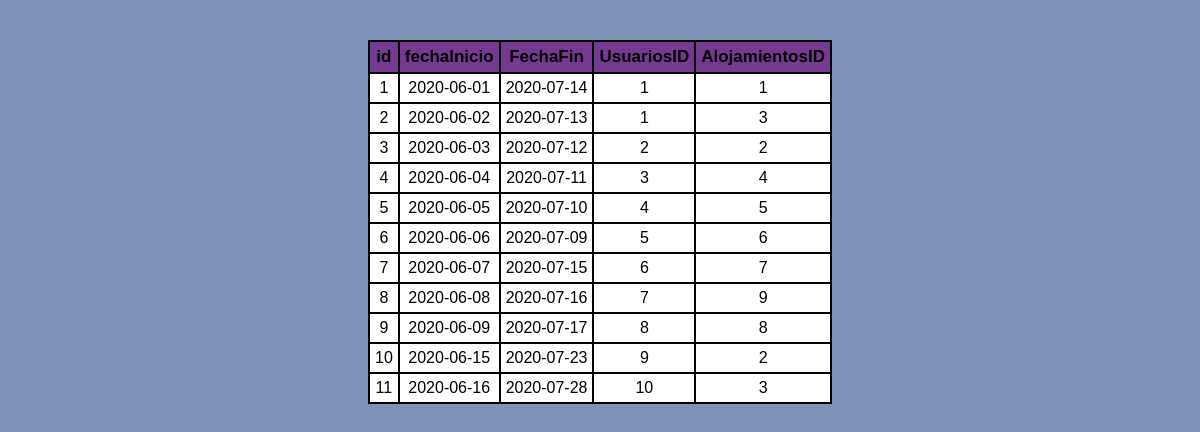
/reservas/index.php, run on the app's committed database.
### tables this page shows
CREATE TABLE IF NOT EXISTS reservas (
 id int NOT NULL AUTO_INCREMENT,
 fechaInicio DATE NOT NULL,
 fechaFin DATE NOT NULL,
 usuarios_id INT NOT NULL,
 alojamientos_id INT NOT NULL,
 PRIMARY KEY (id),
 CONSTRAINT FOREIGN KEY (usuarios_id) REFERENCES usuarios(id),
 CONSTRAINT FOREIGN KEY (alojamientos_id) REFERENCES alojamientos(id)
);

### Database/Database.php (called while the page is built, shortened)
<?php
class Database
{
    public static function conectar()
    {
        $driver = 'mysql';
        $host = 'localhost';
        $port = '3306';
        $user = 'pfcAdmin';
        $password = '1234';
        $db = 'agencia';
        $dsn = "$driver:dbname=$db;host=$host;port=$port";
        try {
            $gbd = new PDO($dsn, $user, $password);
        } catch (PDOException $e) {
            echo 'Falló la conexión: ' . $e->getMessage();
        }
        return $gbd;
    }
    public static function getAllReservas()
    {
        $sql = "SELECT * FROM reservas";
        return self::conectar()->query($sql);
    }
}
?>

### reservas/index.php (the view, shortened to what this page needs)
<?php
    require_once("../Database/Database.php");
    $resultado=Database::getAllReservas();
?>
<!DOCTYPE html>
<html lang="en">
<head>
    <link rel="stylesheet" href="../style.css">
</head>
<body>
<table class="tabla">
<thead class="cabecera">
                <th>id</th>
                <th>fechaInicio</th>
                <th>FechaFin</th>
                <th>UsuariosID</th>
                <th>AlojamientosID</th>
        </thead>
        <tbody class= "contenido">
            <?php
            foreach ($resultado as $fila){
                echo "<tr>";
                for($i = 0; $i< 5 ; $i++){
                    echo "<td>". $fila[$i] . "</td>";
                }
                echo "</tr>";
            }
            ?>
            </tbody>
    </table>
</body>
</html>

### style.css (style rules this page uses)
body { background-color: rgb(127, 147, 185); display: flex; align-items: center; margin: 40px; align-content: center; justify-content: center; font-family: sans-serif; }
.tabla { border: 2px solid rgb(0, 0, 0); border-collapse: collapse; }
.cabecera { text-align: center; border: 2px solid rgb(0, 0, 0); background-color: rgb(117, 58, 144); font-size: 17px; }
.contenido { text-align: center; border: 2px solid rgb(0, 0, 0); background-color: white; }
th, tr, td { padding: 5px; border: 2px solid rgb(0, 0, 0); }

### data on the page
reservas: id "1", fechaInicio "2020-06-01", fechaFin "2020-07-14", usuarios "1", alojamientos "1"
reservas: id "2", fechaInicio "2020-06-02", fechaFin "2020-07-13", usuarios "1", alojamientos "3"
reservas: id "3", fechaInicio "2020-06-03", fechaFin "2020-07-12", usuarios "2", alojamientos "2"
reservas: id "4", fechaInicio "2020-06-04", fechaFin "2020-07-11", usuarios "3", alojamientos "4"
reservas: id "5", fechaInicio "2020-06-05", fechaFin "2020-07-10", usuarios "4", alojamientos "5"
reservas: id "6", fechaInicio "2020-06-06", fechaFin "2020-07-09", usuarios "5", alojamientos "6"
reservas: id "7", fechaInicio "2020-06-07", fechaFin "2020-07-15", usuarios "6", alojamientos "7"
reservas: id "8", fechaInicio "2020-06-08", fechaFin "2020-07-16", usuarios "7", alojamientos "9"
reservas: id "9", fechaInicio "2020-06-09", fechaFin "2020-07-17", usuarios "8", alojamientos "8"
reservas: id "10", fechaInicio "2020-06-15", fechaFin "2020-07-23", usuarios "9", alojamientos "2"
reservas: id "11", fechaInicio "2020-06-16", fechaFin "2020-07-28", usuarios "10", alojamientos "3"
